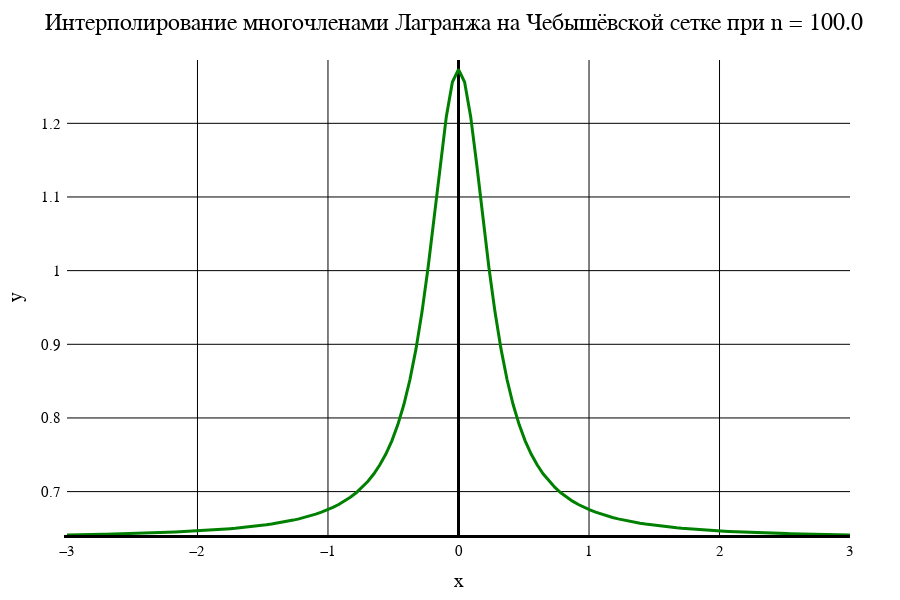

Notebook code cell kept with this figure:
### Markdown cell above
Лагранж. Чебышёвская сетка

### Code cell
data2[1]

### Figure 1 — Plotly figure (JSON) as saved in the notebook; plotly's stock layout.template omitted (floating-point values rounded to 4 significant figures; data arrays with more than 128 entries replaced by an {"elided": "..."} marker saying what was removed)
{"data": [{"line": {"color": "green", "width": 3}, "mode": "line", "type": "scatter", "x": {"elided": "201 float values"}, "y": {"elided": "201 float values"}}], "layout": {"coloraxis": {"outlinecolor": "black"}, "font": {"color": "black", "family": "Time New Roman"}, "height": 600, "margin": {"b": 50, "l": 50, "r": 50, "t": 60}, "paper_bgcolor": "white", "plot_bgcolor": "white", "title": {"autosize": false, "font": {"color": "black", "family": "Times New Roman", "size": 24}, "paper_bgcolor": "red", "text": "Интерполирование многочленами Лагранжа на Чебышёвской сетке при n = 100.0"}, "width": 900, "xaxis": {"color": "black", "gridcolor": "black", "gridwidth": 1, "linecolor": "black", "linewidth": 3, "tickfont": {"size": 15}, "title": {"font": {"color": "black", "family": "Times New Roman", "size": 20}, "text": "x"}, "zeroline": true, "zerolinecolor": "black", "zerolinewidth": 3}, "yaxis": {"exponentformat": "power", "gridcolor": "black", "gridwidth": 1, "linewidth": 3, "range": [0.6411, 1.286], "tickfont": {"size": 15}, "title": {"font": {"color": "black", "family": "Times New Roman", "size": 20}, "text": "y"}, "zeroline": true, "zerolinecolor": "black", "zerolinewidth": 1}}}
